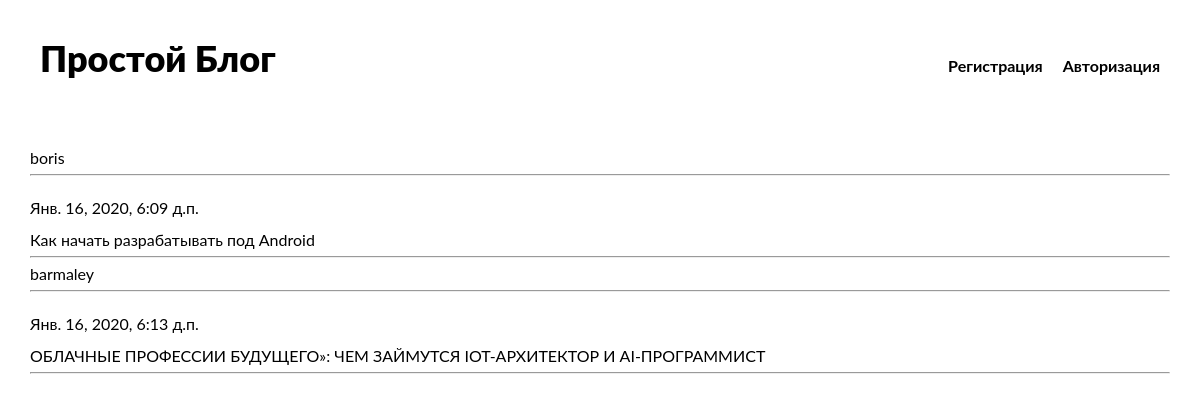
The page / on the database its author committed.
### simpleblog/models.py (models this page shows, shortened)
class Post(models.Model):
    title = models.CharField('заголовок', max_length=250,null=True)
    text = models.TextField('текст',null=True)
    create_date = models.DateTimeField('дата создания',auto_now_add=True,null=True)
    to_show = models.BooleanField('отображать?', default=True,null=True)
    slug = models.SlugField('url', max_length=100, unique=True,null=True)
    user = models.ForeignKey(
        User,
        verbose_name="автор",
        on_delete=models.CASCADE,null=True)
    class Meta:
        verbose_name = "Пост"
        verbose_name_plural = "Посты"

### simpleblog/views.py (the view)
# urls.py: path('', views.general_page, name = 'just_index_page'),
def general_page(request):
    template = 'simpleblog/index.html'
    users = User.objects.filter(post__isnull=False)
    print('general_page:',users)
    return render(request, template,{'users': users})

### templates/simpleblog/index.html (shortened to what this page needs)
<!DOCTYPE html>
<html lang="en">
<head>
    {% load static %}
    <link rel="stylesheet" type="text/css" href="{% static 'simpleblog/css/style.css' %}">
</head>
<body>
<header class="header">
    <div class="container">
        <nav class="navbar">
            <a href="#" class="logo">
            <h1>Простой Блог</h1>
            </a>
            {% if user.is_authenticated %}
                <p>Привет, {{ user.username}}</p>
                <p><a href="to_profile/">Профиль</a></p>
                <p><a href="logout/">Выйти</a></p>
                <p><a href=""></a>лс(количество непрочитанных сообщений)</p>
            {% else %}
                 <ul class="menu">
                     <p><a href="new_user/">Регистрация</a></p>
                     <p><a href="to_avtorization_form/">Авторизация</a></p>
                </ul>
            {% endif %}
        </nav>
    </div>
</header>
<div class="main">
    <div class="container">
        <div class="general-part">
                {% for user in users %}
                         <p><a href="profile/{{user.id}}">{{user.username}}</a></p>
            <hr>
                         <p>{% for post in user.post_set.all %}</p><br>
                                       <p><small>{{post.create_date}}</small></p><br>
                                       <a href="{% url 'post' post.slug  %}">{{post.title}}</a><br>
                            {% endfor %}
            <hr>
              {% endfor %}
        </div>
    </div>
</div>
</body>
</html>

### static/simpleblog/css/style.css (style rules this page uses)
html, body, div, span, applet, object, iframe, h1, h2, h3, h4, h5, h6, p, blockquote, pre, a, abbr, acronym, address, big, cite, code, del, dfn, em, img, ins, kbd, q, s, samp, small, strike, strong, sub, sup, tt, var, b, u, i, center, dl, dt, dd, ol, ul, li, fieldset, form, label, legend, table, caption, tbody, tfoot, thead, tr, th, td, article, aside, canvas, details, embed, figure, figcaption, footer, header, hgroup, menu, nav, output, ruby, section, summary, time, mark, audio, video { margin: 0; padding: 0; border: 0; font-size: 100%; font: inherit; vertical-align: baseline; }
article, aside, details, figcaption, figure, footer, header, hgroup, menu, nav, section { display: block; }
body { line-height: 1; }
ol, ul { list-style: none; }
:root { --themeColor: #f80759; --gradient: linear-gradient(#d1003a, #e60116); }
body { font-family: "Lato", sans-serif; font-size: 1rem; font-weight: 400; color: black; background-color: #fff; padding-bottom: 1000px; }
.container { width: 1140px; margin: 0 auto; }
.header { position: absolute; width: 100%; left: 0; top: 0; padding-top: 40px; }
.navbar { display: flex; justify-content: space-between; align-items: baseline; }
.logo { font-size: 36px; font-weight: 900; }
.logo::before { content: url('../img/logo.png'); margin-right: 10px; }
.menu { display: flex; align-items: center; font-weight: 700; }
.menu a { padding: 10px; text-decoration: none; transition: .3s; }
.general-part { padding-top:150px; }

### rows shown on the page
Post: create_date "Янв. 16, 2020, 6:09 д.п.", title "Как начать разрабатывать под Android"
Post: create_date "Янв. 16, 2020, 6:13 д.п.", title "ОБЛАЧНЫЕ ПРОФЕССИИ БУДУЩЕГО»: ЧЕМ ЗАЙМУТСЯ IOT-АРХИТЕКТОР И AI-ПРОГРАММИСТ"

### other values the page prints
{{ user.username }} "boris"
{{ user.username }} "barmaley"
